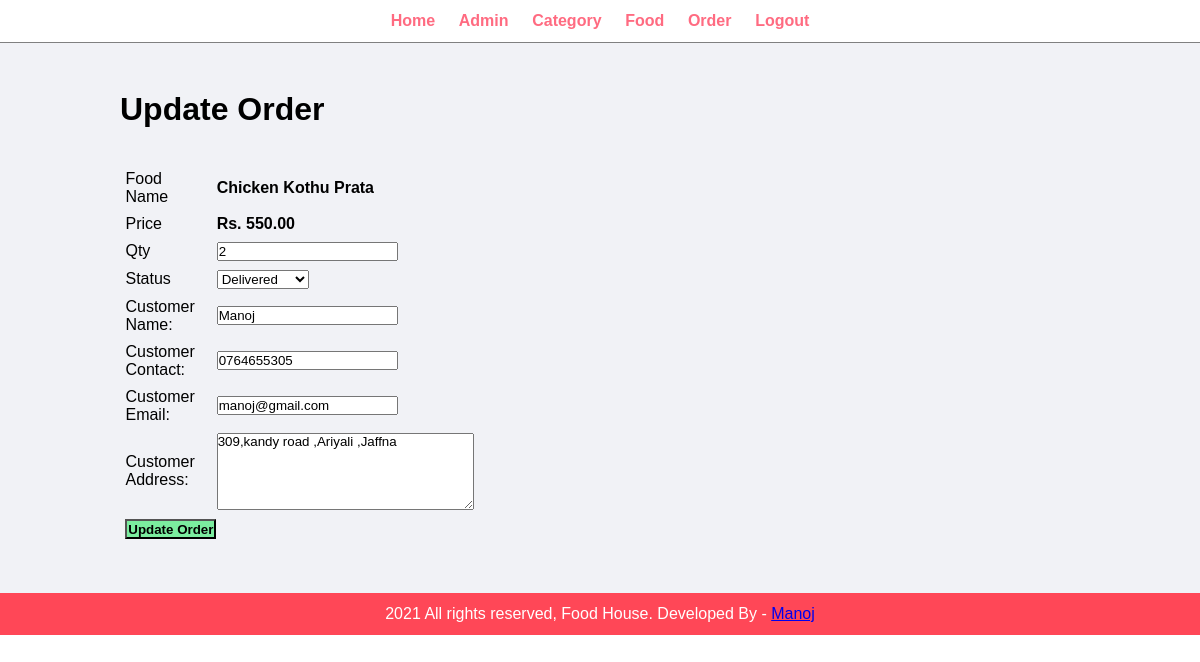
The app's page /admin/update-order.php?id=13 (signed in) with its own data.
### tables this page shows
CREATE TABLE IF NOT EXISTS `tbl_order` (
  `id` int UNSIGNED NOT NULL AUTO_INCREMENT,
  `food` varchar(150) NOT NULL,
  `price` decimal(10,2) NOT NULL,
  `qty` int NOT NULL,
  `total` decimal(10,2) NOT NULL,
  `order_date` datetime NOT NULL,
  `status` varchar(50) NOT NULL,
  `customer_name` varchar(150) NOT NULL,
  `customer_contact` varchar(20) NOT NULL,
  `customer_email` varchar(150) NOT NULL,
  `customer_address` varchar(255) NOT NULL,
  PRIMARY KEY (`id`)
);

### admin/update-order.php (the view, shortened to what this page needs)
<?php include('partials/menu.php'); ?>
<div class="main-content">
    <div class="wrapper">
        <h1>Update Order</h1>
        <br><br>
        <?php
            if(isset($_GET['id']))
            {
                $id=$_GET['id'];
                $sql = "SELECT * FROM tbl_order WHERE id=$id";
                $res = mysqli_query($conn, $sql);
                $count = mysqli_num_rows($res);
                if($count==1)
                {
                    $row=mysqli_fetch_assoc($res);
                    $food = $row['food'];
                    $price = $row['price'];
                    $qty = $row['qty'];
                    $status = $row['status'];
                    $customer_name = $row['customer_name'];
                    $customer_contact = $row['customer_contact'];
                    $customer_email = $row['customer_email'];
                    $customer_address= $row['customer_address'];
                }
                else
                {
                    header('location:'.SITEURL.'admin/manage-order.php');
                }
            }
            else
            {
                header('location:'.SITEURL.'admin/manage-order.php');
            }
        ?>
        <form action="" method="POST">
            <table class="tbl-30">
                <tr>
                    <td>Food Name</td>
                    <td><b> <?php echo $food; ?> </b></td>
                </tr>
                <tr>
                    <td>Price</td>
                    <td>
                        <b> Rs. <?php echo $price; ?></b>
                    </td>
                </tr>
                <tr>
                    <td>Qty</td>
                    <td>
                        <input type="number" name="qty" value="<?php echo $qty; ?>">
                    </td>
                </tr>
                <tr>
                    <td>Status</td>
                    <td>
                        <select name="status">
                            <option <?php if($status=="Delivered"){echo "selected";} ?> value="Delivered">Delivered</option>
                        </select>
                    </td>
                </tr>
                <tr>
                    <td>Customer Name: </td>
                    <td>
                        <input type="text" name="customer_name" value="<?php echo $customer_name; ?>">
                    </td>
                </tr>
                <tr>
                    <td>Customer Contact: </td>
                    <td>
                        <input type="text" name="customer_contact" value="<?php echo $customer_contact; ?>">
                    </td>
                </tr>
                <tr>
                    <td>Customer Email: </td>
                    <td>
                        <input type="text" name="customer_email" value="<?php echo $customer_email; ?>">
                    </td>
                </tr>
                <tr>
                    <td>Customer Address: </td>
                    <td>
                        <textarea name="customer_address" cols="30" rows="5"><?php echo $customer_address; ?></textarea>
                    </td>
                </tr>
                <tr>
                    <td clospan="2">
                        <input type="submit" name="submit" value="Update Order" class="btn-secondary">
                    </td>
                </tr>
            </table>
        </form>
    </div>
</div>
<?php include('partials/footer.php'); ?>

### css/admin.css (style rules this page uses)
* { margin: 0; padding: 0; font-family: Arial, Helvetica, sans-serif; }
.wrapper { padding: 1%; width: 80%; margin: 0 auto; }
.tbl-30 { width: 30%; }
table tr td { padding: 1%; }
.btn-secondary { background-color: #7bed9f; padding: 1%; color: black; text-decoration: none; font-weight: bold; }
.main-content { background-color: #f1f2f6; padding: 3% 0; }

### records on screen
tbl_order: food "Chicken Kothu Prata", price "550.00", qty "2", status "Delivered", customer_name "Manoj", customer_contact "0764655305", customer_email "manoj@gmail.com", customer_address "309,kandy road ,Ariyali ,Jaffna"
